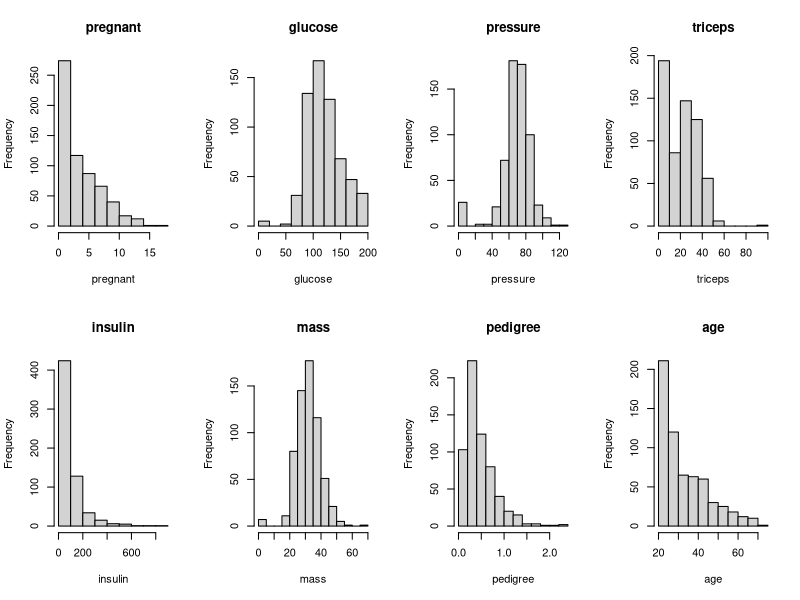
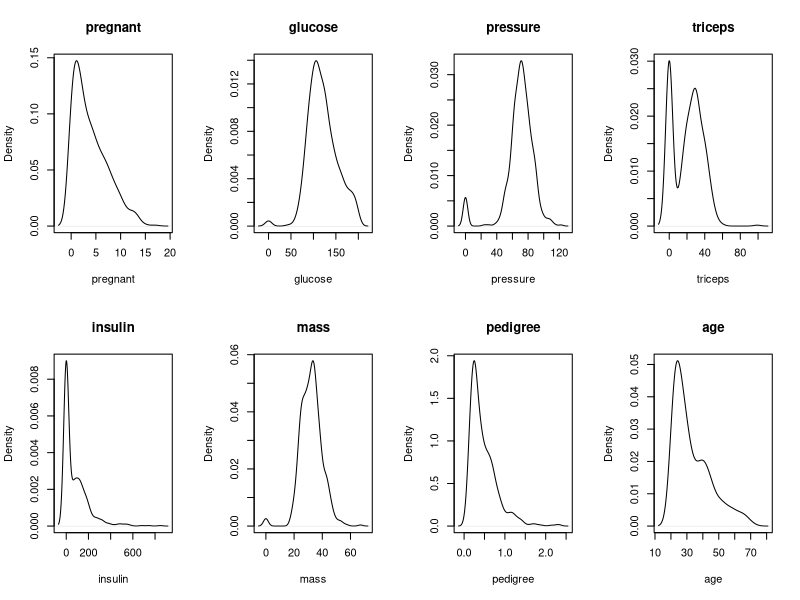
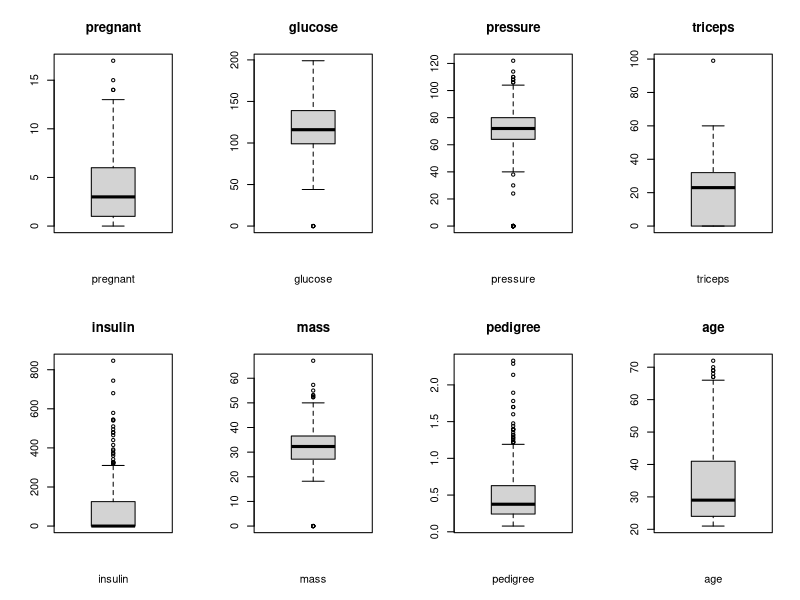
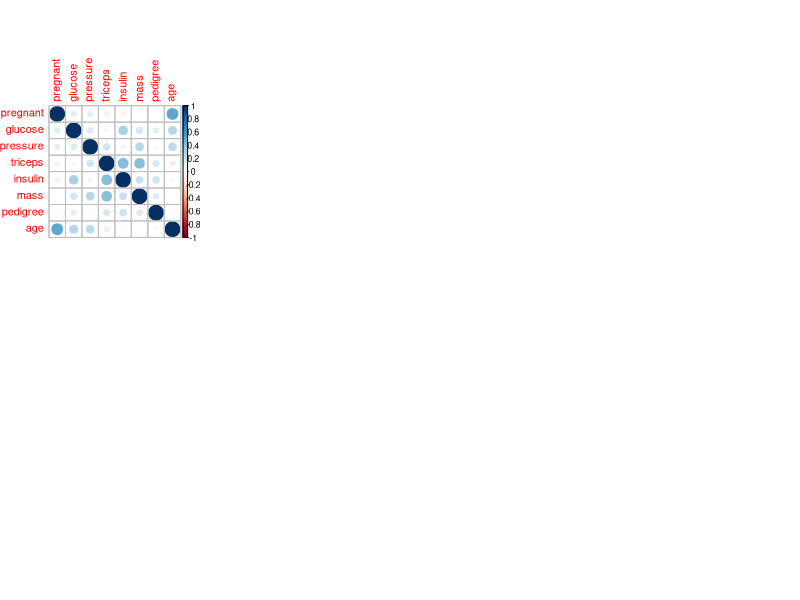
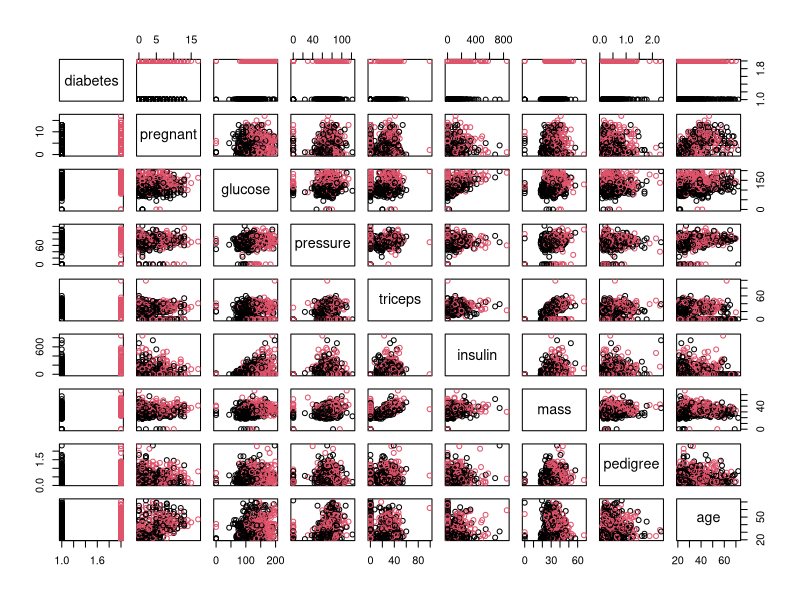
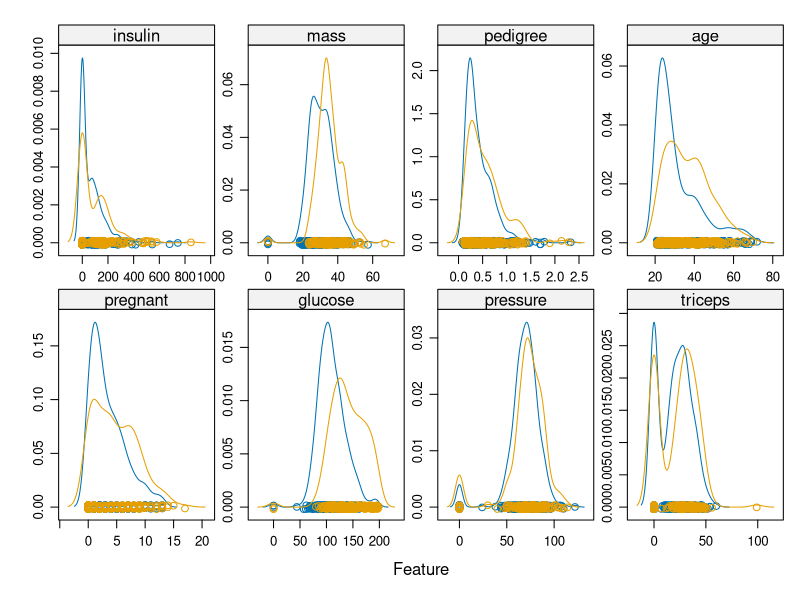
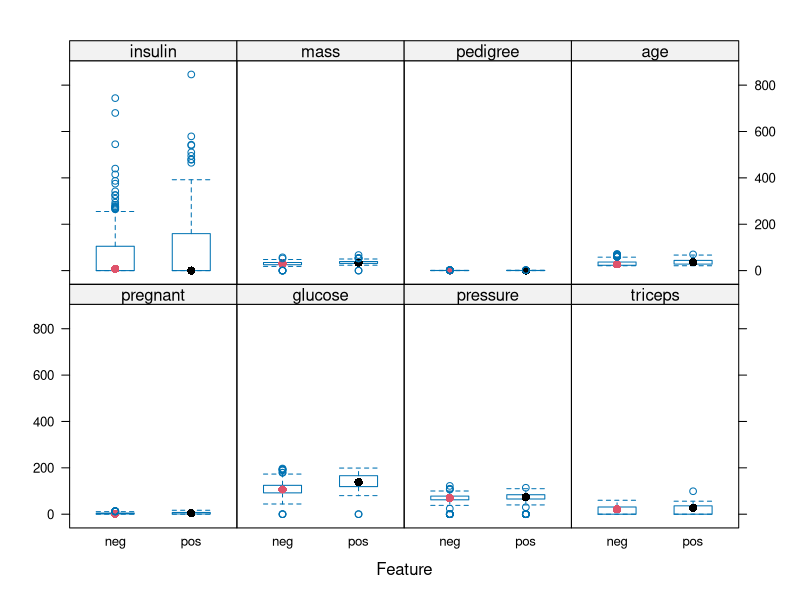

Generate these figures, in order, with R: (Note: this script raises an error after producing the figures.)
## ---- chunk 1
library(caret)
library(mlbench)
library(corrplot)
library(e1071)
library(parallel)
library(doParallel)
data("PimaIndiansDiabetes")
## ---- chunk 2
dim(PimaIndiansDiabetes)
## ---- chunk 3
inTrain <- createDataPartition(PimaIndiansDiabetes$diabetes, p=0.80, list=FALSE)
training <- PimaIndiansDiabetes[inTrain,]
testing <- PimaIndiansDiabetes[-inTrain,]
dim(training)
## ---- chunk 4
sapply(training, class)
## ---- chunk 5
head(training)
## ---- chunk 6
summary(training)
## ---- chunk 7
cbind(freq = table(training$diabetes), percentage = prop.table(table(training$diabetes)))
## ---- chunk 8
cor(training[,1:8])
## ---- chunk 9
par(mfrow = c(2,4))
for(i in 1:8){
        hist(training[,i], main = names(training)[i], xlab = names(training)[i])
}
## ---- chunk 10
par(mfrow = c(2,4))
for(i in 1:8){
        plot(density(training[,i]), main = names(training)[i], xlab = names(training)[i])
}
## ---- chunk 11
apply(training[,1:8], 2, skewness)
## ---- chunk 12
par(mfrow = c(2,4))
for(i in 1:8){
        boxplot(training[,i], main = names(training)[i], xlab = names(training)[i])
}
## ---- chunk 13
correlations <- cor(training[,1:8])
corrplot(correlations)
## ---- chunk 14
pairs(diabetes~., data=training, col=training$diabetes)
## ---- chunk 15
scales <- list(x = list(relation = "free"), y = list(relation = "free"))
featurePlot(x = training[,1:8], y = training[,9],
            plot="density", scales = scales)
## ---- chunk 16
featurePlot(x = training[,1:8], y = training[,9], 
            plot = "box", col = training$diabetes)
## ---- chunk 17
seed <- set.seed(13)
fitControl <- trainControl(method = "repeatedcv", number = 10, repeats = 3)
metric <- "Accuracy"
## ---- chunk 18
#General Linearized Model
set.seed(seed)
fitGLM <- train(diabetes~., data = training, 
             method = "glm", metric = metric,
             trControl = fitControl)
#General Linearized Model 
set.seed(seed)
fitGLMNET <- train(diabetes~., data = training, 
             method = "glmnet", metric = metric,
             trControl = fitControl)
#Bayesian Generalized Linear Model
set.seed(seed)
fitBGLM <- train(diabetes~., data = training, 
             method = "bayesglm", metric = metric,
             trControl = fitControl)
#Support Vector Machines w/ Radial Basis Function
set.seed(seed)
fitSVM <- train(diabetes~., data = training, 
             method = "svmRadial", metric = metric,
             trControl = fitControl)
#Support Vector Machines w/ Class Weights
set.seed(seed)
fitCWSVM <- train(diabetes~., data = training, 
             method = "svmRadialWeights", metric = metric,
             trControl = fitControl)
#Least Squares Support Vector Machines with Radial Basis Function
set.seed(seed)
fitLSSVM <- train(diabetes~., data = training, 
             method = "lssvmRadial", metric = metric,
             trControl = fitControl)
#Naive Bayes
set.seed(seed)
fitNB <- train(diabetes~., data = training, 
             method = "nb", metric = metric,
             trControl = fitControl)

results <- resamples(list(GLM = fitGLM,
                          GLMNET = fitGLMNET,
                          BGLM = fitBGLM,
                          SVM = fitSVM,
                          CWSVM = fitCWSVM,
                          LSSVM = fitLSSVM,
                          NB = fitNB))

dotplot(results, scales = scales, main = "Baseline")
## ---- chunk 19
summary(results)
## ---- chunk 20
#Engage parallel processing
cluster <- makeCluster(detectCores()-1)
registerDoParallel(cluster)

#General Linearized Model
set.seed(seed)
fitGLM <- train(diabetes~., data = training, 
             method = "glm", metric = metric,
             preProc = c("BoxCox"),
             trControl = fitControl)
#General Linearized Model 
set.seed(seed)
fitGLMNET <- train(diabetes~., data = training, 
             method = "glmnet", metric = metric,
             preProc = c("BoxCox"),
             trControl = fitControl)
#Bayesian Generalized Linear Model
set.seed(seed)
fitBGLM <- train(diabetes~., data = training, 
             method = "bayesglm", metric = metric,
             preProc = c("BoxCox"),
             trControl = fitControl)
#Support Vector Machines w/ Radial Basis Function
set.seed(seed)
fitSVM <- train(diabetes~., data = training, 
             method = "svmRadial", metric = metric,
             preProc = c("BoxCox"),
             trControl = fitControl)
#Support Vector Machines w/ Class Weights
set.seed(seed)
fitCWSVM <- train(diabetes~., data = training, 
             method = "svmRadialWeights", metric = metric,
             preProc = c("BoxCox"),
             trControl = fitControl)
#Least Squares Support Vector Machines with Radial Basis Function
set.seed(seed)
fitLSSVM <- train(diabetes~., data = training, 
             method = "lssvmRadial", metric = metric,
             preProc = c("BoxCox"),
             trControl = fitControl)
#Naive Bayes
set.seed(seed)
fitNB <- train(diabetes~., data = training, 
             method = "nb", metric = metric,
             preProc = c("BoxCox"),
             trControl = fitControl)

#Disengage parallel processing
stopCluster(cluster)
registerDoSEQ()

transformResults <- resamples(list(GLM = fitGLM,
                          GLMNET = fitGLMNET,
                          BGLM = fitBGLM,
                          SVM = fitSVM,
                          CWSVM = fitCWSVM,
                          LSSVM = fitLSSVM,
                          NB = fitNB))

dotplot(transformResults, scales = scales, main = "Transform1: BoxCox")
## ---- chunk 21
summary(transformResults)
## ---- chunk 22
#Engage parallel processing
cluster <- makeCluster(detectCores()-1)
registerDoParallel(cluster)

#General Linearized Model
set.seed(seed)
fitGLM <- train(diabetes~., data = training, 
             method = "glm", metric = metric,
             preProc = c("center", "scale", "BoxCox"),
             trControl = fitControl)
#General Linearized Model 
set.seed(seed)
fitGLMNET <- train(diabetes~., data = training, 
             method = "glmnet", metric = metric,
             preProc = c("center", "scale", "BoxCox"),
             trControl = fitControl)
#Bayesian Generalized Linear Model
set.seed(seed)
fitBGLM <- train(diabetes~., data = training, 
             method = "bayesglm", metric = metric,
             preProc = c("center", "scale", "BoxCox"),
             trControl = fitControl)
#Support Vector Machines w/ Radial Basis Function
set.seed(seed)
fitSVM <- train(diabetes~., data = training, 
             method = "svmRadial", metric = metric,
             preProc = c("center", "scale", "BoxCox"),
             trControl = fitControl)
#Support Vector Machines w/ Class Weights
set.seed(seed)
fitCWSVM <- train(diabetes~., data = training, 
             method = "svmRadialWeights", metric = metric,
             preProc = c("center", "scale", "BoxCox"),
             trControl = fitControl)
#Least Squares Support Vector Machines with Radial Basis Function
set.seed(seed)
fitLSSVM <- train(diabetes~., data = training, 
             method = "lssvmRadial", metric = metric,
             preProc = c("center", "scale", "BoxCox"),
             trControl = fitControl)
#Naive Bayes
set.seed(seed)
fitNB <- train(diabetes~., data = training, 
             method = "nb", metric = metric,
             preProc = c("center", "scale", "BoxCox"),
             trControl = fitControl)

#Disengage parallel processing
stopCluster(cluster)
registerDoSEQ()

transform2Results <- resamples(list(GLM = fitGLM,
                          GLMNET = fitGLMNET,
                          BGLM = fitBGLM,
                          SVM = fitSVM,
                          CWSVM = fitCWSVM,
                          LSSVM = fitLSSVM,
                          NB = fitNB))

dotplot(transform2Results, scales = scales, main = "Transform2: Center, Scale, BoxCox")
## ---- chunk 23
summary(transform2Results)
## ---- chunk 24
#Engage parallel processing
cluster <- makeCluster(detectCores()-1)
registerDoParallel(cluster)

#General Linearized Model
set.seed(seed)
fitGLM <- train(diabetes~., data = training, 
             method = "glm", metric = metric,
             preProc = c("center", "scale"),
             trControl = fitControl)
#General Linearized Model 
set.seed(seed)
fitGLMNET <- train(diabetes~., data = training, 
             method = "glmnet", metric = metric,
             preProc = c("center", "scale"),
             trControl = fitControl)
#Bayesian Generalized Linear Model
set.seed(seed)
fitBGLM <- train(diabetes~., data = training, 
             method = "bayesglm", metric = metric,
             preProc = c("center", "scale"),
             trControl = fitControl)
#Support Vector Machines w/ Radial Basis Function
set.seed(seed)
fitSVM <- train(diabetes~., data = training, 
             method = "svmRadial", metric = metric,
             preProc = c("center", "scale"),
             trControl = fitControl)
#Support Vector Machines w/ Class Weights
set.seed(seed)
fitCWSVM <- train(diabetes~., data = training, 
             method = "svmRadialWeights", metric = metric,
             preProc = c("center", "scale"),
             trControl = fitControl)
#Least Squares Support Vector Machines with Radial Basis Function
set.seed(seed)
fitLSSVM <- train(diabetes~., data = training, 
             method = "lssvmRadial", metric = metric,
             preProc = c("center", "scale"),
             trControl = fitControl)
#Naive Bayes
set.seed(seed)
fitNB <- train(diabetes~., data = training, 
             method = "nb", metric = metric,
             preProc = c("center", "scale"),
             trControl = fitControl)

#Disengage parallel processing
stopCluster(cluster)
registerDoSEQ()

transform3Results <- resamples(list(GLM = fitGLM,
                          GLMNET = fitGLMNET,
                          BGLM = fitBGLM,
                          SVM = fitSVM,
                          CWSVM = fitCWSVM,
                          LSSVM = fitLSSVM,
                          NB = fitNB))

dotplot(transform3Results, scales = scales, main = "Transform3: Center, Scale")
## ---- chunk 25
summary(transform3Results)
## ---- chunk 26
fitControl <- trainControl(method = "repeatedcv", number = 10, repeats =3)
metric <- "Accuracy"
## ---- chunk 27
#General Linearized Model 
set.seed(seed)
fitGLMNET0 <- train(diabetes~., data = training, 
             method = "glmnet", metric = metric,
             trControl = fitControl)
fitGLMNET0
## ---- chunk 28
grid <- expand.grid(.alpha = seq(.4, 1, by = .05),
                    .lambda = c(0.0004548649, 0.0045486487, 0.0454864867))
set.seed(seed)
tuneGLMNET <- train(diabetes~., data = training, 
             method = "glmnet", metric = metric,
             tuneGrid = grid,
             trControl = fitControl)
plot(tuneGLMNET)
## ---- chunk 29
tuneGLMNET$bestTune
## ---- chunk 30
set.seed(seed)
fitCWSVM1 <- train(diabetes~., data = training, 
             method = "svmRadialWeights", metric = metric,
             preProc = c("center", "scale", "BoxCox"),
             trControl = fitControl)
fitCWSVM1
## ---- chunk 31
grid <- expand.grid(.sigma = 0.1155233,
                    .C = seq(.30, .70, by = .05),
                    .Weight = c(1,2,3))
set.seed(seed)
tuneCWSVM <- train(diabetes~., data = training, 
             method = "svmRadialWeights", metric = metric,
             tuneGrid = grid,
             preProc = c("center", "scale", "BoxCox"),
             trControl = fitControl)
plot(tuneCWSVM)
## ---- chunk 32
tuneCWSVM
## ---- chunk 33
set.seed(seed)
fitLSSVM0 <- train(diabetes~., data = training, 
             method = "lssvmRadial", metric = metric,
             trControl = fitControl)
fitLSSVM0
## ---- chunk 34
grid <- expand.grid(.sigma = seq(.03, .3, by = .1),
                    .tau = seq(.1, .24, by = .02))
set.seed(seed)
tuneLSSVM <- train(diabetes~., data = training, 
             method = "lssvmRadial", metric = metric,
             tuneGrid = grid,
             trControl = fitControl)
plot(tuneLSSVM)
## ---- chunk 35
tuneLSSVM
